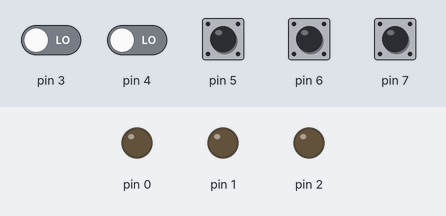
This sketch was run on a simulated Arduino Uno, built with avr-gcc and run on an emulated ATmega328P. Shown: output pins drawn as LEDs (lit = HIGH). The test bench sets the inputs (shaded band); at power-on: pin 5–7 HIGH, pin 3, pin 4 LOW.

Above: at 0.8 s.
0.9 s: pin 5 pulled LOW for 0.15 s
At 3.7 s:
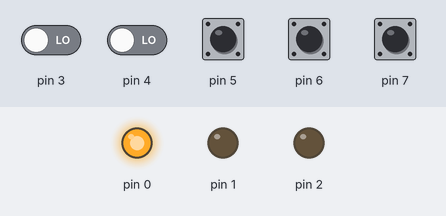
4.0 s: pin 6 pulled LOW for 0.15 s
At 6.4 s:
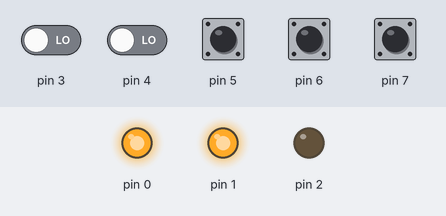
7.1 s: pin 7 pulled LOW for 0.15 s
At 9.9 s:
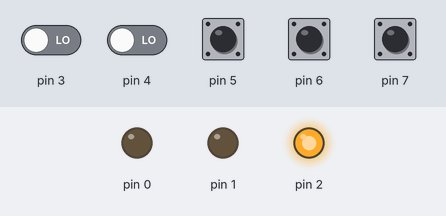
10.2 s: pin 7 pulled LOW for 1 s
At 13.4 s:
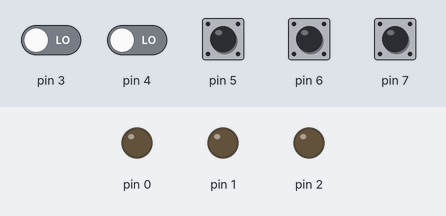
13.7 s: pin 6 pulled LOW for 1 s
At 16.2 s:
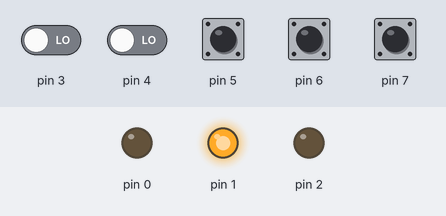
17.2 s: pin 5 pulled LOW for 1 s
At 20.0 s:
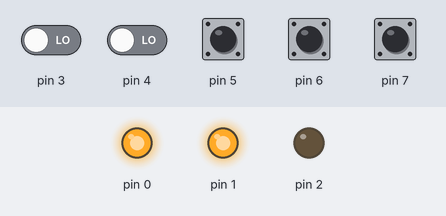
Timing chart, 0 to 21.5 s (numbered marks = the images above; inputs shaded):
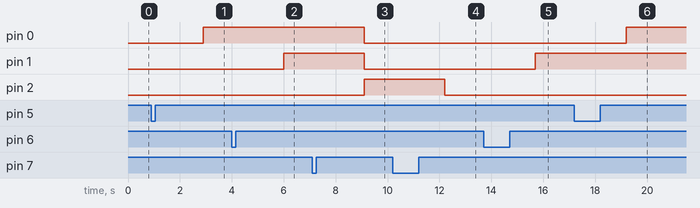

The sketch:

Relatorio5-ex2.ino
```cpp
int main() {
    // Configura os pinos dos motores (saídas)
    DDRD |= (1<<PD0) | (1<<PD1) | (1<<PD2);

    // Habilita pull-up nos botões (entradas)
    PORTD |= (1<<PD5) | (1<<PD6) | (1<<PD7);

    // Inicia motores desligados
    PORTD &= ~((1<<PD0) | (1<<PD1) | (1<<PD2));

    // Estados dos motores (0 = desligado, 1 = ligado)
    int estadoM1 = 0;
    int estadoM2 = 0;
    int estadoM3 = 0;

    // Potências dos motores
    int potenciaM1 = 30;
    int potenciaM2 = 50;
    int potenciaM3 = 70;
    int potenciaMaxima = 90;

    while(1) {
        // Leitura dos botões (inversão por pull-up)
        int botaoA = !(PIND & (1<<PD5)); // Motor 1 - 30 HP
        int botaoB = !(PIND & (1<<PD6)); // Motor 2 - 50 HP
        int botaoC = !(PIND & (1<<PD7)); // Motor 3 - 70 HP

        // Alterna estados ao pressionar botão
        if (botaoA) {
            _delay_ms(2000);
            estadoM1 = !estadoM1;
        }
        if (botaoB) {
            _delay_ms(2000);
            estadoM2 = !estadoM2;
        }
        if (botaoC) {
            _delay_ms(2000);
            estadoM3 = !estadoM3;
        }

        // Calcula potência total dos motores ligados
        int potenciaTotal = (estadoM1 * potenciaM1) + (estadoM2 * potenciaM2) + (estadoM3 * potenciaM3);

        // Aplica restrição de potência máxima
        if (potenciaTotal > potenciaMaxima) {
            if (estadoM1) { // Desliga o menor primeiro (M1 - 30 HP)
                estadoM1 = 0;
                potenciaTotal -= potenciaM1;
            }
        }

        if (potenciaTotal > potenciaMaxima) {
            if (estadoM2) { // Se ainda for >90, desliga o segundo menor (M2 - 50 HP)
                estadoM2 = 0;
                potenciaTotal -= potenciaM2;
            }
        }

        // Atualizando o LED1 - Ligado ou desligado (com base no estado)
        if (estadoM1) {
          PORTD |= (1<<PD0);
        }
        else{
          PORTD &= ~(1<<PD0);
        }

        // Atualizando o LED2 - Ligado ou desligado (com base no estado)
        if (estadoM2){
          PORTD |= (1<<PD1);
        }
        else{
          PORTD &= ~(1<<PD1);
        }

        // Atualizando o LED3 - Ligado ou desligado (com base no estado)
        if(estadoM3){
          PORTD |= (1<<PD2);
        }
        else{
          PORTD &= ~(1<<PD2);
        }
    }
}
```

Measured:
- after the input at 0.9 s, pin 0: LOW → HIGH after 2.0 s
- after the input at 4.0 s, pin 1: LOW → HIGH after 2.0 s
- after the input at 7.1 s, pin 0, pin 1: HIGH → LOW after 2.0 s; pin 2: LOW → HIGH after 2.0 s
- after the input at 10.2 s, pin 2: HIGH → LOW after 2.0 s
- after the input at 13.7 s, pin 1: LOW → HIGH after 2.0 s
- after the input at 17.2 s, pin 0: LOW → HIGH after 2.0 s
